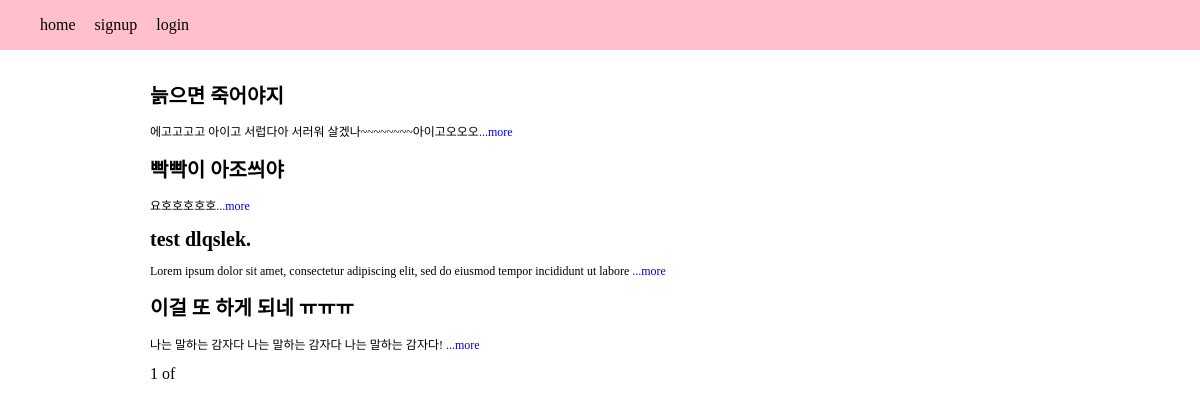
The app's page /, older data.
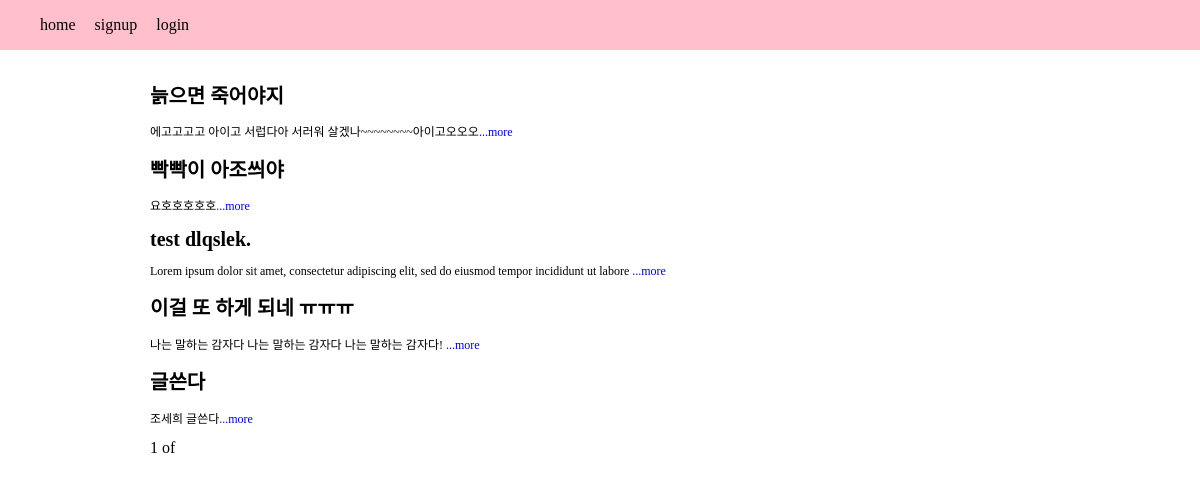
The same page, newer data.
### blog/models.py (models this page shows, shortened)
class Blog(models.Model):
    title = models.CharField(max_length = 2000)
    pub_dated = models.DateTimeField('data published')
    body = models.TextField()
    def summary(self):
        return self.body[:100]

### blog/views.py (the view)
# urls.py: 2. Add a URL to urlpatterns:  path('', views.home, name='home')
def home(request):
    blogs = Blog.objects
    blog_list = Blog.objects.all()
    paginator = Paginator(blog_list, 5)
    page = request.GET.get('page')
    posts = paginator.get_page(page)
    return render(request, 'home.html', {'blogs':blogs, 'posts':posts})

### blog/templates/home.html (shortened to what this page needs)
{% extends 'base.html' %}
{% block content %}
    {% for blog in posts %}
            <h1 class="main-title">{{blog.title}}</h1>
            <p class="main-summary">{{blog.summary}}<a href="{%url 'detail' blog.id %}">...more</a></p>
    {% endfor%}
    <span>{{posts.number}}</span>
    <span>of</span>
    <br>
    <br>
    <div class="container">
        <div id="map" style="width:500px;height:400px;"></div>
    </div>
    <br>
    <br>
    <br>
{% endblock %}

### myproject/templates/base.html (shortened to what this page needs)
<!DOCTYPE html>
<html lang="en">
{% load static %}
<head>
    <link rel="stylesheet" href="{% static 'css/base.css' %}" type='text/css'>
</head>
<body>
    <nav class = "nav-container">
        <div class = "item-container">
            <ul class = "nav-item-left-container">
                <li class="nav-item margin-right"><a  href="">home</a></li>
                {% if user.is_authenticated %}
                <li class="nav-item" ><a href="">글쓰기</a></li>
                <li class="nav-item">
                    <a class="nav-link disabled" > {{user.username}} 님 반갑습니다</a>
                </li>
            </ul>
            <ul class = "nav-item-right-container">
                <li class="nav-item">
                    <a class="nav-link" href="{% url 'logout'%}">logout</a>
                </li>
                {%else%}
                <li class="nav-item margin-right" ><a href="">signup</a></li>
                <li class="nav-item" ><a href="">login</a></li>
                {%endif%}
            </ul>
        </div>
    </nav>
    <main class="main-container">
        {% block content %}
        {% endblock %}
    </main>
</body>
</html>

### myproject/static/css/base.css (style rules this page uses)
body { margin: 0; padding: 0; }
ul { list-style: none; }
a { text-decoration: none; }
.nav-container { width: 100%; height: 50px; background-color: pink; position: sticky; }
.nav-item-left-container { display: inline; float: left; }
.nav-item { display: inline; }
.margin-right { margin-right: 15px; }
.nav-item a { color: black; }
.main-container { margin: 30px 150px; }
.main-title { font-size : 20px; }
.main-summary { font-size: 12px; }

Row changes from the older to the newer data that the page shows:
added Blog: title "글쓴다", summary "조세희 글쓴다"
